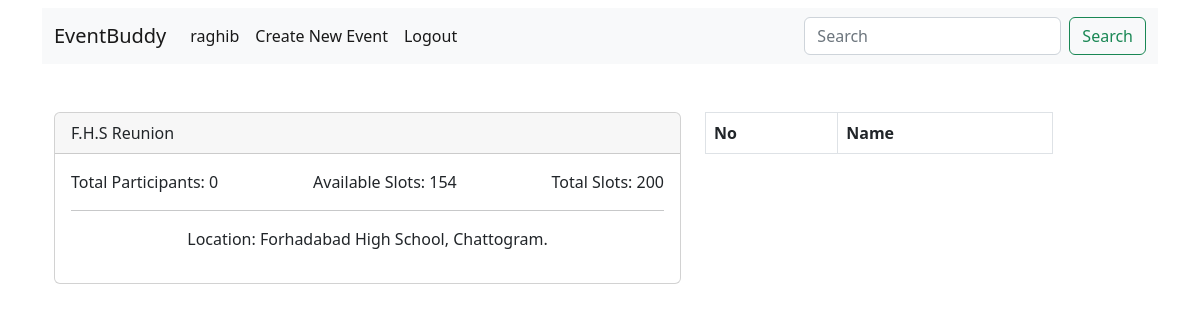
Screenshot of /event-details/1/ (signed in) with the database file from the repository.
### event_app/models.py (models this page shows, shortened)
class Event(models.Model):
    user = models.ForeignKey(User, on_delete=models.CASCADE,null=True,blank=True)
    title = models.CharField(max_length=150)
    description = models.TextField()
    time = models.TimeField(auto_now_add=False)
    date = models.DateField(auto_now_add=False)
    location = models.CharField(max_length=250)
    total_slots = models.PositiveIntegerField()
    available_slots = models.PositiveIntegerField()
    image = models.ImageField(upload_to="events")
    created_at = models.DateTimeField(auto_now_add=True)

### event_app/decorators.py (the view)
    def wrapper_func(request, *args, **kwargs):
        if not request.user.is_staff:
            return redirect("home")
        else:
            return view_func(request, *args, **kwargs)

### event_app/views.py (called while the page is built)
@staff_check
def see_participant_list(request,id):
    event = get_object_or_404(Event,id=id)
    if event.user == request.user:
        event_details = EventRegistration.objects.filter(event=id)
        count = event_details.count()
        context = {"event":event,"event_details":event_details,"count":count}
        return render(request,'participant-list.html',context)
    else:
        return redirect("/")

### templates/participant-list.html (shortened to what this page needs)
{% extends "base.html" %}
{% block content %}
  <div class="container mt-5">
    <div class="row">
        <div class="col-md-7">
            <div class="card">
              <div class="card-header">
                {{event.title}}
              </div>
              <div class="card-body">
                <div class="d-flex justify-content-between mb-2">
                    <div class="text-start">
                        <span class="text-dark">Total Participants: {{count}}</span>
                    </div>
                    <div class="text-center">
                        <span class="text-dark">Available Slots: {{event.available_slots}}</span>
                    </div>
                    <div class="text-end">
                        <span class="text-dark">Total Slots: {{event.total_slots}}</span>
                    </div>
                </div>
                <hr>
                <p class="text-center mt-2">Location: {{event.location}}</p>
              </div>
            </div>
          </div>
      <div class="col-md-4">
        <table class="table table-bordered">
          <thead>
            <tr>
              <th scope="col">No</th>
              <th scope="col">Name</th>
            </tr>
          </thead>
        </table>
      </div>
    </div>
    </div>
  </div>
{% endblock %}

### templates/navbar.html (shortened to what this page needs)
<nav class="navbar navbar-expand-lg bg-light mt-2">
    <div class="container-fluid">
      <a class="navbar-brand" href="{% url "home" %}">EventBuddy</a>
      <div class="collapse navbar-collapse" id="navbarSupportedContent">
        <ul class="navbar-nav me-auto mb-2 mb-lg-0">
          {% if user.id is None %}
          <li class="nav-item">
            <a class="nav-link active" href="{% url "signup" %}">Sign Up</a>
          </li>
          <li class="nav-item">
            <a class="nav-link active" href="{% url "login" %}">Login</a>
          </li>
          {% else %}
          <li class="nav-item">
            <a class="nav-link active" href="{% url "user_profile" %}">{{request.user.username}}</a>
          </li>
          {% if user.is_superuser or user.is_staff %}
          <li class="nav-item">
            <a class="nav-link active" href="{% url 'create_event' %}">Create New Event</a>
          </li>
          {% endif %}
          <li class="nav-item">
            <a class="nav-link active" href="{% url "logout" %}">Logout</a>
          </li>
          {% endif %}
        </ul>
        <form class="d-flex" role="search">
          <input class="form-control me-2" type="search" placeholder="Search" name="search" aria-label="Search">
          <button class="btn btn-outline-success" type="submit">Search</button>
        </form>
      </div>
    </div>
  </nav>

### rows the page displays
Event: title "F.H.S Reunion", available_slots "154", total_slots "200", location "Forhadabad High School, Chattogram."

### other values shown
{{ request.user.username }} "raghib"
{{ count }} "0"
